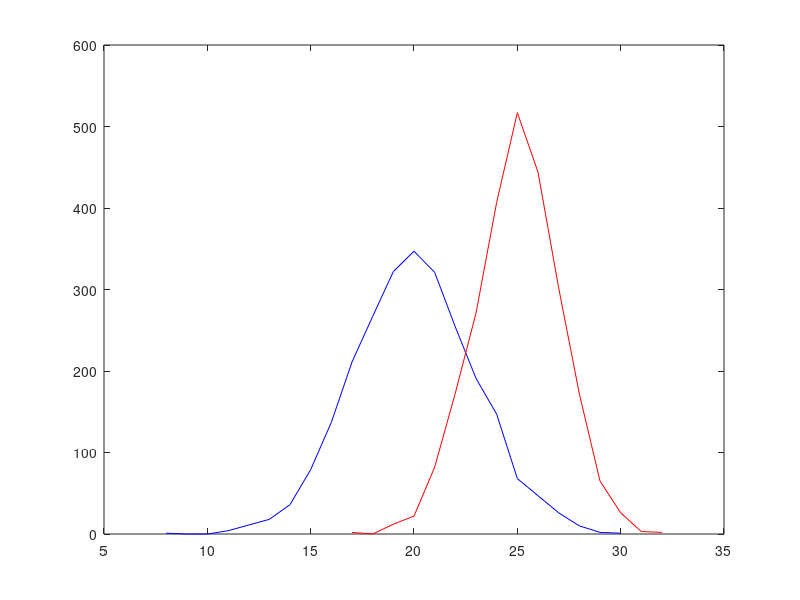

Recreate this plot in MATLAB. (Note: this script raises an error after producing the figure.)
%Practica 4
%Ejercicio 1
%a)
randn('seed',0);
%b)
w1=round(20+randn(1,2500)*3);
w2=round(25+randn(1,2500)*2);
h1=hist(w1, min(w1):max(w1));
h2=hist(w2, min(w2):max(w2));

figure
plot(min(w1):max(w1),h1, 'b');hold on;
plot(min(w2):max(w2),h2, 'r');hold off;

mean([mean(w1),mean(w2)])
%c)
w1=round(20+randn(1,5000*0,7)*3);
w2=round(25+randn(1,5000*0.3)*2);

%Ejercicio 2
%a)
    A1=randn(1,1000*0.3)*5+15;
    B1=randn(1,1000*0.7)*3+18;
%b)
    A2=randn(1,1000*0.4)*6+13;
    B2=randn(1,1000*0.6)*2+15;
%c)
    parzen(A1,B1);
    parzen(A2,B2);
%d)